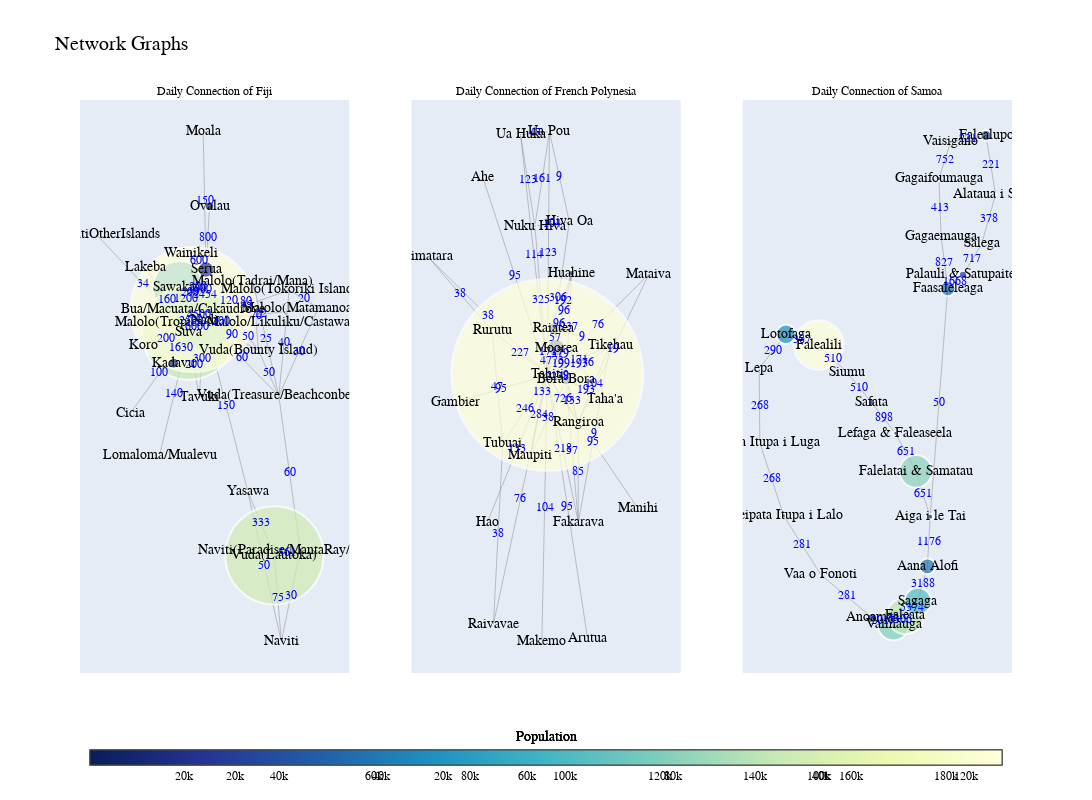

This figure's notebook cell:
### Code cell
import plotly.graph_objects as go
import networkx as nx
from plotly.subplots import make_subplots
import json

def draw_plotly_graph(fig, json_path, title, row, col):
    with open(json_path, 'r', encoding='utf-8') as file:
        df = json.load(file)

    locations = df['n']
    links = df['Connectivity Matrix W']
    ports = df['ports_according_communities']

    location_map = {}
    for location, port_list in ports.items():
        for port in port_list:
            location_map[port.strip()] = location

    G = nx.Graph()

    for location, population in locations.items():
        G.add_node(location, size=population, label=f"{location}")

    for connection, volume in links.items():
        loc1, loc2 = [location_map[port.strip()] for port in connection.split(',')]
        G.add_edge(loc1, loc2, weight=volume)

    pos = nx.spring_layout(G)
    edge_x = []
    edge_y = []
    edge_text = []
    for edge in G.edges():
        x0, y0 = pos[edge[0]]
        x1, y1 = pos[edge[1]]
        edge_x.extend([x0, x1, None])
        edge_y.extend([y0, y1, None])
        edge_text.append(f'{G[edge[0]][edge[1]]["weight"]}')

    edge_trace = go.Scatter(
        x=edge_x, y=edge_y,
        line=dict(width=0.5, color='#888'),
        hoverinfo='none',
        mode='lines')

    node_x = []
    node_y = []
    node_text = []
    node_size = []
    for node in G.nodes():
        x, y = pos[node]
        node_x.append(x)
        node_y.append(y)
        node_text.append(G.nodes[node]['label'])
        node_size.append(G.nodes[node]['size'])

    node_trace = go.Scatter(
        x=node_x, y=node_y,
        mode='markers+text',
        hoverinfo='text',
        text=node_text,
        marker=dict(
            showscale=True,
            colorscale='YlGnBu',
            reversescale=True,
            color=node_size,
            size=[size / 1000 for size in node_size],
            colorbar=dict(
                thickness=15,
                orientation='h',
                title='Population',
                xanchor='center',
                titleside='top',
                titlefont=dict(size=14, family='Arial', color='black'),
                tickfont=dict(size=12, family='Arial', color='black'),
                x=0.5,
                y=-0.2,
                tickvals=[0, 20000, 40000, 60000, 80000, 100000, 120000, 140000, 160000, 180000],
                ticktext=['0', '20k', '40k', '60k', '80k', '100k', '120k', '140k', '160k', '180k']
            ),
            line_width=2))

    edge_weight_trace = go.Scatter(
        x=[(pos[edge[0]][0] + pos[edge[1]][0]) / 2 for edge in G.edges()],
        y=[(pos[edge[0]][1] + pos[edge[1]][1]) / 2 for edge in G.edges()],
        text=edge_text,
        mode='text',
        hoverinfo='none',
        textfont=dict(color='blue', size=12, family='Arial')
    )

    fig.add_trace(edge_trace, row=row, col=col)
    fig.add_trace(node_trace, row=row, col=col)
    fig.add_trace(edge_weight_trace, row=row, col=col)

    fig.update_xaxes(showgrid=False, zeroline=False, showticklabels=False, row=row, col=col)
    fig.update_yaxes(showgrid=False, zeroline=False, showticklabels=False, row=row, col=col)
    fig.update_annotations(dict(font_size=12))

# Create a subplot with 1 row and 3 columns
fig = make_subplots(rows=1, cols=3, subplot_titles=('Daily Connection of Fiji', 'Daily Connection of French Polynesia', 'Daily Connection of Samoa'))

# Draw and add each graph to the subplot
draw_plotly_graph(fig, 'fj_network.json', 'Daily Connection of Fiji', 1, 1)
draw_plotly_graph(fig, 'fp_network.json', 'Daily Connection of French Polynesia', 1, 2)
draw_plotly_graph(fig, 'ws_network.json', 'Daily Connection of Samoa', 1, 3)

# Update the layout
fig.update_layout(title_text="Network Graphs", showlegend=False, height=800, width=1800, font=dict(size=14, family='Arial', color='black'))

# Show the figure
fig.show()

# Save the figure as a high-resolution image
fig.write_image('network_graphs.png', scale=3)

### Figure 1 — Plotly figure (JSON) as saved in the notebook; plotly's stock layout.template omitted (floating-point values rounded to 4 significant figures; data arrays with more than 128 entries replaced by an {"elided": "..."} marker saying what was removed)
{"data": [{"hoverinfo": "none", "line": {"color": "#888", "width": 0.5}, "mode": "lines", "type": "scatter", "x": [-0.0845, 0.2002, null, -0.0845, 0.3715, null, -0.0845, 0.6321, null, -0.0845, 0.3253, null, -0.0845, 0.544, null, -0.0845, 0.879, null, -0.0845, 0.2803, null, -0.0845, -0.07244, null, -0.0845, -0.2178, null, -0.0845, -0.1301, null, -0.0845, -0.182, null, -0.0845, -0.1986, null, -0.2968, -0.182, null, 0.5064, 0.7258, null, 0.5064, 0.2803, null, 0.5064, 0.5652, null, 0.2002, 0.3715, null, 0.2002, 0.3253, null, 0.3715, 0.3253, null, 0.3715, 0.544, null, -0.2178, -0.3457, null, -0.2178, -0.1301, null, -0.2178, -0.5844, null, -0.2178, -0.7149, null, -0.2178, -0.4657, null, -0.2178, -1.0, null, -0.2178, -0.598, null, -0.2178, -0.182, null, -0.2178, -0.1986, null, 0.7258, 0.544, null, 0.7258, 0.5652, null, 0.6321, 0.544, null, 0.6321, 0.879, null, 0.3253, 0.544, null, 0.544, 0.879, null, 0.2803, 0.5652, null, -0.182, -0.07244, null, -0.07244, -0.09613, null, -0.07244, -0.04274, null, -0.07244, -0.1986, null], "xaxis": "x", "y": [0.1044, 0.09523, null, 0.1044, 0.002054, null, 0.1044, 0.2076, null, 0.1044, 0.2356, null, 0.1044, -0.1524, null, 0.1044, 0.1459, null, 0.1044, -0.4762, null, 0.1044, 0.2768, null, 0.1044, 0.06205, null, 0.1044, -0.1574, null, 0.1044, 0.1408, null, 0.1044, 0.3325, null, 0.2147, 0.1408, null, -0.6946, -0.6774, null, -0.6946, -0.4762, null, -0.6946, -0.9866, null, 0.09523, 0.002054, null, 0.09523, 0.2356, null, 0.002054, 0.2356, null, 0.002054, -0.1524, null, 0.06205, -0.04123, null, 0.06205, -0.1574, null, 0.06205, 0.2831, null, 0.06205, -0.2117, null, 0.06205, -0.3537, null, 0.06205, 0.3957, null, 0.06205, 0.01713, null, 0.06205, 0.1408, null, 0.06205, 0.3325, null, -0.6774, -0.1524, null, -0.6774, -0.9866, null, 0.2076, -0.1524, null, 0.2076, 0.1459, null, 0.2356, -0.1524, null, -0.1524, 0.1459, null, -0.4762, -0.9866, null, 0.1408, 0.2768, null, 0.2768, 0.7454, null, 0.2768, 0.4921, null, 0.2768, 0.3325, null], "yaxis": "y"}, {"hoverinfo": "text", "marker": {"color": [59717, 53614, 98264, 1961, 600, 94088, 2410, 300, 800, 400, 2226, 150, 500, 124994, 10869, 16366, 4033, 1383, 1557, 1028, 1753, 9606, 230, 2937, 4486], "colorbar": {"orientation": "h", "thickness": 15, "tickfont": {"color": "black", "family": "Arial", "size": 12}, "ticktext": ["0", "20k", "40k", "60k", "80k", "100k", "120k", "140k", "160k", "180k"], "tickvals": [0, 20000, 40000, 60000, 80000, 100000, 120000, 140000, 160000, 180000], "title": {"font": {"color": "black", "family": "Arial", "size": 14}, "side": "top", "text": "Population"}, "x": 0.5, "xanchor": "center", "y": -0.2}, "colorscale": [[0, "rgb(255,255,217)"], [0.125, "rgb(237,248,177)"], [0.25, "rgb(199,233,180)"], [0.375, "rgb(127,205,187)"], [0.5, "rgb(65,182,196)"], [0.625, "rgb(29,145,192)"], [0.75, "rgb(34,94,168)"], [0.875, "rgb(37,52,148)"], [1, "rgb(8,29,88)"]], "line": {"width": 2}, "reversescale": true, "showscale": true, "size": [59.72, 53.61, 98.26, 1.961, 0.6, 94.09, 2.41, 0.3, 0.8, 0.4, 2.226, 0.15, 0.5, 125.0, 10.87, 16.37, 4.033, 1.383, 1.557, 1.028, 1.753, 9.606, 0.23, 2.937, 4.486]}, "mode": "markers+text", "text": ["Nadi", "Sawakasa", "Vuda(Lautoka)", "Malolo(Tropica/Malolo/Likuliku/Castaway)", "Vuda(Bounty Island)", "Suva", "Naviti(Paradise/MantaRay/Barefoot)", "Malolo(Tokoriki Island)", "Malolo(Tadrai/Mana)", "Vuda(Treasure/Beachconber)", "Yasawa", "Malolo(Matamanoa Island)", "Naviti", "Bua/Macuata/Cakaudrove", "Kadavu", "Serua", "Tavuki", "Moala", "Lakeba", "Cicia", "Lomaloma/Mualevu", "Ovalau", "LomaivitiOtherIslands", "Koro", "Wainikeli"], "type": "scatter", "x": [-0.0845, -0.2968, 0.5064, 0.2002, 0.3715, -0.2178, 0.7258, 0.6321, 0.3253, 0.544, 0.2803, 0.879, 0.5652, -0.182, -0.3457, -0.07244, -0.1301, -0.09613, -0.5844, -0.7149, -0.4657, -0.04274, -1.0, -0.598, -0.1986], "xaxis": "x", "y": [0.1044, 0.2147, -0.6946, 0.09523, 0.002054, 0.06205, -0.6774, 0.2076, 0.2356, -0.1524, -0.4762, 0.1459, -0.9866, 0.1408, -0.04123, 0.2768, -0.1574, 0.7454, 0.2831, -0.2117, -0.3537, 0.4921, 0.3957, 0.01713, 0.3325], "yaxis": "y"}, {"hoverinfo": "none", "mode": "text", "text": ["200", "90", "45", "120", "60", "22", "150", "2454", "6000", "300", "4500", "200", "1200", "361", "333", "75", "50", "80", "70", "50", "1630", "200", "160", "100", "140", "34", "200", "2500", "200", "60", "30", "40", "20", "25", "30", "50", "1000", "150", "800", "600"], "textfont": {"color": "blue", "family": "Arial", "size": 12}, "type": "scatter", "x": [0.05785, 0.1435, 0.2738, 0.1204, 0.2298, 0.3972, 0.09789, -0.07847, -0.1511, -0.1073, -0.1333, -0.1415, -0.2394, 0.6161, 0.3934, 0.5358, 0.2858, 0.2627, 0.3484, 0.4577, -0.2817, -0.1739, -0.4011, -0.4663, -0.3417, -0.6089, -0.4079, -0.1999, -0.2082, 0.6349, 0.6455, 0.5881, 0.7556, 0.4347, 0.7115, 0.4227, -0.1272, -0.08429, -0.05759, -0.1355], "xaxis": "x", "y": [0.09979, 0.0532, 0.156, 0.17, -0.02405, 0.1251, -0.1859, 0.1906, 0.0832, -0.02653, 0.1226, 0.2184, 0.1778, -0.686, -0.5854, -0.8406, 0.04864, 0.1654, 0.1188, -0.0752, 0.01041, -0.04768, 0.1726, -0.07483, -0.1458, 0.2289, 0.03959, 0.1014, 0.1973, -0.4149, -0.832, 0.02758, 0.1768, 0.04159, -0.00326, -0.7314, 0.2088, 0.5111, 0.3845, 0.3046], "yaxis": "y"}, {"hoverinfo": "none", "line": {"color": "#888", "width": 0.5}, "mode": "lines", "type": "scatter", "x": {"elided": "150 float values"}, "xaxis": "x2", "y": {"elided": "150 float values"}, "yaxis": "y2"}, {"hoverinfo": "text", "marker": {"color": [490, 1736, 10758, 1679, 1570, 1227, 2371, 6263, 1391, 1138, 292, 1302, 18201, 3025, 12388, 900, 3761, 893, 2163, 5296, 191779, 589, 2185, 719, 2168], "colorbar": {"orientation": "h", "thickness": 15, "tickfont": {"color": "black", "family": "Arial", "size": 12}, "ticktext": ["0", "20k", "40k", "60k", "80k", "100k", "120k", "140k", "160k", "180k"], "tickvals": [0, 20000, 40000, 60000, 80000, 100000, 120000, 140000, 160000, 180000], "title": {"font": {"color": "black", "family": "Arial", "size": 14}, "side": "top", "text": "Population"}, "x": 0.5, "xanchor": "center", "y": -0.2}, "colorscale": [[0, "rgb(255,255,217)"], [0.125, "rgb(237,248,177)"], [0.25, "rgb(199,233,180)"], [0.375, "rgb(127,205,187)"], [0.5, "rgb(65,182,196)"], [0.625, "rgb(29,145,192)"], [0.75, "rgb(34,94,168)"], [0.875, "rgb(37,52,148)"], [1, "rgb(8,29,88)"]], "line": {"width": 2}, "reversescale": true, "showscale": true, "size": [0.49, 1.736, 10.76, 1.679, 1.57, 1.227, 2.371, 6.263, 1.391, 1.138, 0.292, 1.302, 18.2, 3.025, 12.39, 0.9, 3.761, 0.893, 2.163, 5.296, 191.8, 0.589, 2.185, 0.719, 2.168]}, "mode": "markers+text", "text": ["Ahe", "Arutua", "Bora Bora", "Fakarava", "Gambier", "Hao", "Hiva Oa", "Huahine", "Makemo", "Manihi", "Mataiva", "Maupiti", "Moorea", "Nuku Hiva", "Raiatea", "Raivavae", "Rangiroa", "Rimatara", "Rurutu", "Taha'a", "Tahiti", "Tikehau", "Tubuai", "Ua Huka", "Ua Pou"], "type": "scatter", "x": [-0.5306, 0.3619, 0.178, 0.2822, -0.7626, -0.4939, 0.2061, 0.2252, -0.02839, 0.7926, 0.8818, -0.1266, 0.09322, -0.08743, 0.07433, -0.4407, 0.2805, -1, -0.4524, 0.5098, 0.01804, 0.5541, -0.3617, -0.2101, 0.03649], "xaxis": "x2", "y": [0.5703, -0.7596, -0.0128, -0.4234, -0.07804, -0.4242, 0.4428, 0.295, -0.7667, -0.3844, 0.2911, -0.2321, 0.07912, 0.4307, 0.1353, -0.7168, -0.136, 0.3421, 0.1291, -0.07071, 0.001731, 0.08729, -0.1967, 0.6941, 0.7029], "yaxis": "y2"}, {"hoverinfo": "none", "mode": "text", "text": ["95", "95", "57", "237", "38", "199", "379", "133", "193", "76", "2238", "85", "218", "9", "95", "133", "104", "306", "9", "96", "192", "96", "104", "95", "19", "76", "133", "284", "57", "4773", "123", "161", "325", "9", "193", "9", "1717", "76", "38", "104", "726", "38", "38", "47", "227", "171", "246", "114", "123", "47"], "textfont": {"color": "blue", "family": "Arial", "size": 12}, "type": "scatter", "x": [-0.2563, 0.19, 0.2301, 0.2016, 0.02569, 0.1356, 0.1262, 0.2292, 0.3439, 0.366, 0.098, 0.2814, 0.1501, 0.4182, -0.3723, -0.2379, 0.05935, 0.1121, 0.1213, 0.1592, 0.1498, 0.1216, -0.005179, 0.4053, 0.5812, 0.4499, -0.02613, -0.05428, 0.08377, 0.05563, -0.1487, -0.02547, -0.0347, 0.1774, 0.2921, 0.3142, 0.04618, -0.2113, -0.4012, 0.4173, 0.1493, -0.7262, -0.491, -0.407, -0.2172, 0.2861, -0.1718, -0.09601, 0.02726, -0.08678], "xaxis": "x2", "y": [0.286, -0.3789, -0.2181, 0.1411, -0.1224, 0.03316, 0.06123, -0.0744, -0.04176, 0.03725, -0.005535, -0.2797, -0.2108, -0.1681, -0.03816, -0.2112, 0.4367, 0.2223, 0.5729, 0.1871, 0.2151, 0.1484, -0.3825, -0.1914, 0.07754, 0.1464, -0.0484, -0.1152, 0.1072, 0.04043, 0.5624, 0.5668, 0.2162, -0.0003696, 0.03228, 0.1113, 0.0685, -0.3575, -0.4567, -0.02435, -0.06714, 0.2356, 0.1719, -0.03382, 0.0654, 0.04451, -0.09748, 0.3479, 0.3523, 0.6985], "yaxis": "y2"}, {"hoverinfo": "none", "line": {"color": "#888", "width": 0.5}, "mode": "lines", "type": "scatter", "x": [0.3593, 0.317, null, 0.3593, 0.4579, null, 0.3593, 0.2461, null, 0.317, 0.3022, null, 0.3022, 0.3783, null, 0.3783, 0.6064, null, 0.6064, 0.6678, null, 0.6678, 0.5785, null, 0.5785, 0.4579, null, 0.00951, -0.1272, null, 0.00951, 0.08665, null, 0.08665, 0.1661, null, 0.1661, 0.228, null, 0.228, 0.2461, null, 0.2461, 0.1529, null, 0.1529, 0.02213, null, 0.02213, -0.1323, null, -0.1323, -0.2896, null, -0.2896, -0.4741, null, -0.4741, -0.685, null, -0.685, -0.8574, null, -0.8574, -0.8534, null, -0.8534, -0.6996, null, -0.6996, -0.4604, null, -0.4604, -0.1272, null], "xaxis": "x3", "y": [0.412, 0.6113, null, 0.412, 0.4641, null, 0.412, -0.4649, null, 0.6113, 0.8346, null, 0.8346, 0.9767, null, 0.9767, 1, null, 1, 0.7741, null, 0.7741, 0.5838, null, 0.5838, 0.4641, null, -0.8799, -0.8542, null, -0.8799, -0.8456, null, -0.8456, -0.7898, null, -0.7898, -0.656, null, -0.656, -0.4649, null, -0.4649, -0.2909, null, -0.2909, -0.1445, null, -0.1445, -0.02571, null, -0.02571, 0.08876, null, 0.08876, 0.1949, null, 0.1949, 0.2361, null, 0.2361, 0.1055, null, 0.1055, -0.1814, null, -0.1814, -0.461, null, -0.461, -0.6877, null, -0.6877, -0.8542, null], "yaxis": "y3"}, {"hoverinfo": "text", "marker": {"color": [15290, 4136, 4797, 3760, 11060, 1891, 3584, 8338, 31531, 36942, 26869, 15939, 5880, 32560, 4488, 7320, 2551, 49580, 19350, 1460, 1338, 4426, 1404, 10085], "colorbar": {"orientation": "h", "thickness": 15, "tickfont": {"color": "black", "family": "Arial", "size": 12}, "ticktext": ["0", "20k", "40k", "60k", "80k", "100k", "120k", "140k", "160k", "180k"], "tickvals": [0, 20000, 40000, 60000, 80000, 100000, 120000, 140000, 160000, 180000], "title": {"font": {"color": "black", "family": "Arial", "size": 14}, "side": "top", "text": "Population"}, "x": 0.5, "xanchor": "center", "y": -0.2}, "colorscale": [[0, "rgb(255,255,217)"], [0.125, "rgb(237,248,177)"], [0.25, "rgb(199,233,180)"], [0.375, "rgb(127,205,187)"], [0.5, "rgb(65,182,196)"], [0.625, "rgb(29,145,192)"], [0.75, "rgb(34,94,168)"], [0.875, "rgb(37,52,148)"], [1, "rgb(8,29,88)"]], "line": {"width": 2}, "reversescale": true, "showscale": true, "size": [15.29, 4.136, 4.797, 3.76, 11.06, 1.891, 3.584, 8.338, 31.53, 36.94, 26.87, 15.94, 5.88, 32.56, 4.488, 7.32, 2.551, 49.58, 19.35, 1.46, 1.338, 4.426, 1.404, 10.09]}, "mode": "markers+text", "text": ["Faasaleleaga", "Gagaemauga", "Gagaifoumauga", "Vaisigano", "Falealupo", "Alataua i Sisifo", "Salega", "Palauli & Satupaitea", "Vaimauga", "Faleata", "Sagaga", "Aana Alofi", "Aiga i le Tai", "Falelatai & Samatau", "Lefaga & Faleaseela", "Safata", "Siumu", "Falealili", "Lotofaga", "Lepa", "Aleipata Itupa i Luga", "Aleipata Itupa i Lalo", "Vaa o Fonoti", "Anoamaa"], "type": "scatter", "x": [0.3593, 0.317, 0.3022, 0.3783, 0.6064, 0.6678, 0.5785, 0.4579, 0.00951, 0.08665, 0.1661, 0.228, 0.2461, 0.1529, 0.02213, -0.1323, -0.2896, -0.4741, -0.685, -0.8574, -0.8534, -0.6996, -0.4604, -0.1272], "xaxis": "x3", "y": [0.412, 0.6113, 0.8346, 0.9767, 1, 0.7741, 0.5838, 0.4641, -0.8799, -0.8456, -0.7898, -0.656, -0.4649, -0.2909, -0.1445, -0.02571, 0.08876, 0.1949, 0.2361, 0.1055, -0.1814, -0.461, -0.6877, -0.8542], "yaxis": "y3"}, {"hoverinfo": "none", "mode": "text", "text": ["827", "1668", "50", "413", "752", "221", "221", "378", "717", "2017", "6306", "5374", "3188", "1176", "651", "651", "898", "510", "510", "387", "290", "268", "268", "281", "281"], "textfont": {"color": "blue", "family": "Arial", "size": 12}, "type": "scatter", "x": [0.3382, 0.4086, 0.3027, 0.3096, 0.3403, 0.4924, 0.6371, 0.6231, 0.5182, -0.05882, 0.04808, 0.1264, 0.1971, 0.2371, 0.1995, 0.08753, -0.05508, -0.2109, -0.3819, -0.5795, -0.7712, -0.8554, -0.7765, -0.58, -0.2938], "xaxis": "x3", "y": [0.5117, 0.438, -0.02648, 0.7229, 0.9056, 0.9883, 0.8871, 0.679, 0.524, -0.8671, -0.8628, -0.8177, -0.7229, -0.5605, -0.3779, -0.2177, -0.08513, 0.03153, 0.1418, 0.2155, 0.1708, -0.03797, -0.3212, -0.5744, -0.7709], "yaxis": "y3"}], "layout": {"annotations": [{"font": {"size": 12}, "showarrow": false, "text": "Daily Connection of Fiji", "x": 0.1444, "xanchor": "center", "xref": "paper", "y": 1, "yanchor": "bottom", "yref": "paper"}, {"font": {"size": 12}, "showarrow": false, "text": "Daily Connection of French Polynesia", "x": 0.5, "xanchor": "center", "xref": "paper", "y": 1, "yanchor": "bottom", "yref": "paper"}, {"font": {"size": 12}, "showarrow": false, "text": "Daily Connection of Samoa", "x": 0.8556, "xanchor": "center", "xref": "paper", "y": 1, "yanchor": "bottom", "yref": "paper"}], "font": {"color": "black", "family": "Arial", "size": 14}, "height": 800, "showlegend": false, "title": {"text": "Network Graphs"}, "width": 1800, "xaxis": {"anchor": "y", "domain": [0, 0.2889], "showgrid": false, "showticklabels": false, "zeroline": false}, "xaxis2": {"anchor": "y2", "domain": [0.3556, 0.6444], "showgrid": false, "showticklabels": false, "zeroline": false}, "xaxis3": {"anchor": "y3", "domain": [0.7111, 1], "showgrid": false, "showticklabels": false, "zeroline": false}, "yaxis": {"anchor": "x", "domain": [0, 1], "showgrid": false, "showticklabels": false, "zeroline": false}, "yaxis2": {"anchor": "x2", "domain": [0, 1], "showgrid": false, "showticklabels": false, "zeroline": false}, "yaxis3": {"anchor": "x3", "domain": [0, 1], "showgrid": false, "showticklabels": false, "zeroline": false}}}
